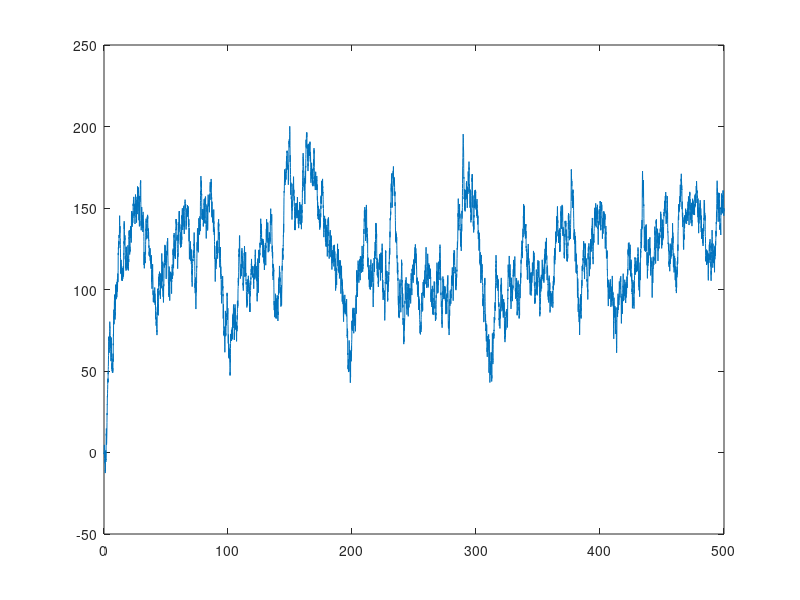
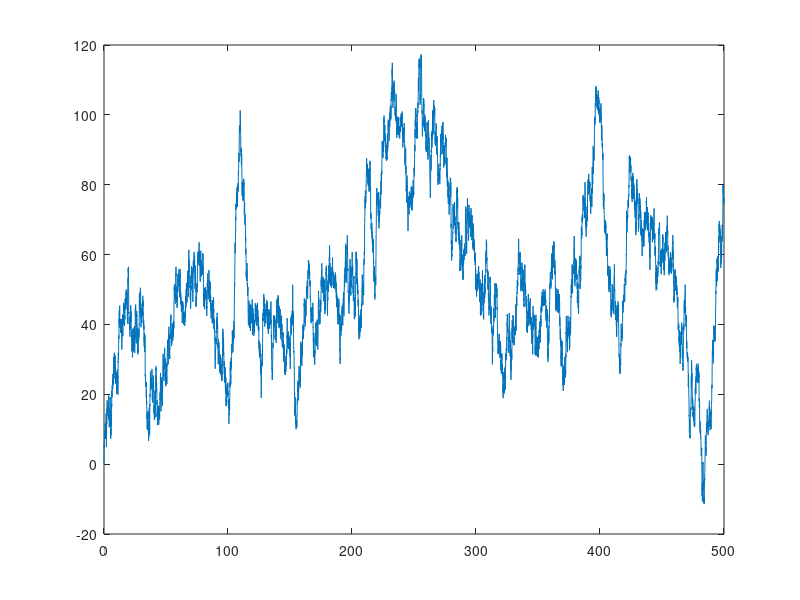
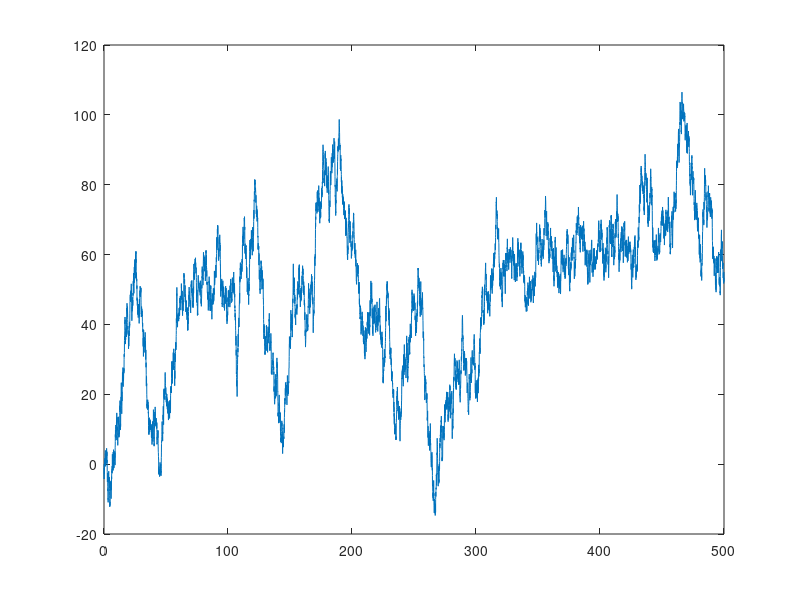
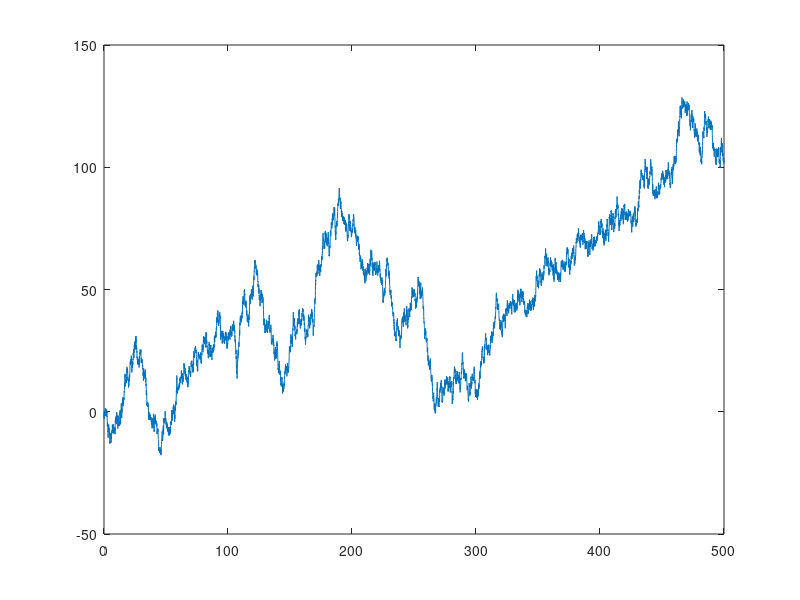

The MATLAB script that drew these images, in order:
%% Script for generating OU noise inputs

%NoiseOU_1
th = 0.1;
mu = 120;
sig = 14;
dt = 0.05;
t = 0:dt:500;             
x = zeros(1,length(t)-1);
rng(10);                
for i = 1:length(t)-1
x(i+1) = x(i)+th*(mu-x(i))*dt+sig*sqrt(dt)*randn;
end
figure;
plot(t,x);

%NOISEOU_2
th = 0.05;
mu = 50;
sig = 7;
dt = 0.05;
t = 0:dt:500;             
x = zeros(1,length(t)-1); 
rng(6);                
for i = 1:length(t)-1
x(i+1) = x(i)+th*(mu-x(i))*dt+sig*sqrt(dt)*randn;
end
figure;
plot(t,x);

%NOISEOU_3
th = 0.05;
mu = 60;
sig = 6;
dt = 0.05;
t = 0:dt:500;             
x = zeros(1,length(t)-1); 
rng(1);                 
for i = 1:length(t)-1
x(i+1) = x(i)+th*(mu-x(i))*dt+sig*sqrt(dt)*randn;
end
figure;
plot(t,x);

%NOISEOU_4
th = 0.01;
mu = 100;
sig = 4;
dt = 0.05;
t = 0:dt:500;             
x = zeros(1,length(t)-1); 
rng(1);                
for i = 1:length(t)-1
x(i+1) = x(i)+th*(mu-x(i))*dt+sig*sqrt(dt)*randn;
end
figure;
plot(t,x);

%NOISEOU_5
th = 0.01;
mu = 100;
sig = 4;
dt = 0.05;
t = 0:dt:500;             
x = zeros(1,length(t)-1); 
rng(17);                 
for i = 1:length(t)-1
x(i+1) = x(i)+th*(mu-x(i))*dt+sig*sqrt(dt)*randn;
end
figure;
plot(t,x);

%NOISEOU_6
th = 0.01;
mu = 200;
sig = 5;
dt = 0.05;
t = 0:dt:500;             
x = zeros(1,length(t)-1);
rng(10);                
for i = 1:length(t)-1
x(i+1) = x(i)+th*(mu-x(i))*dt+sig*sqrt(dt)*randn;
end
figure;
plot(t,x);

%NOISEOU_7
th = 0.05;
mu = 80;
sig = 8;
dt = 0.05;
t = 0:dt:500;            
x = zeros(1,length(t)-1); 
rng(12);                 
for i = 1:length(t)-1
x(i+1) = x(i)+th*(mu-x(i))*dt+sig*sqrt(dt)*randn;
end
figure;
plot(t,x);

%NOISEOU_8
th = 0.1;
mu = 100;
sig = 16;
dt = 0.05;
t = 0:dt:500;             
x = zeros(1,length(t)-1); 
rng(2);                 
for i = 1:length(t)-1
x(i+1) = x(i)+th*(mu-x(i))*dt+sig*sqrt(dt)*randn;
end
figure;
plot(t,x);


%NOISEOU_9
th = 0.1;
mu = 20;
sig = 2;
dt = 0.05;
t = 0:dt:500;             
x = zeros(1,length(t)-1); 
rng(23);                 
for i = 1:length(t)-1
x(i+1) = x(i)+th*(mu-x(i))*dt+sig*sqrt(dt)*randn;
end
figure;
plot(t,x);


%NOISEOU_10
th = 0.1;
mu = 15;
sig = 2;
dt = 0.05;
t = 0:dt:500;             
x = zeros(1,length(t)-1); 
rng(11);                 
for i = 1:length(t)-1
x(i+1) = x(i)+th*(mu-x(i))*dt+sig*sqrt(dt)*randn;
end
figure;
plot(t,x);


%NOISEOU_11
th = 0.01;
mu = 20;
sig = 1;
dt = 0.05;
t = 0:dt:500;             
x = zeros(1,length(t)-1); 
rng(5);                 
for i = 1:length(t)-1
x(i+1) = x(i)+th*(mu-x(i))*dt+sig*sqrt(dt)*randn;
end
figure;
plot(t,x);


%NOISEOU_12
th = 0.01;
mu = 40;
sig = 2;
dt = 0.05;
t = 0:dt:500;             
x = zeros(1,length(t)-1); 
rng(3);                 
for i = 1:length(t)-1
x(i+1) = x(i)+th*(mu-x(i))*dt+sig*sqrt(dt)*randn;
end
figure;
plot(t,x);